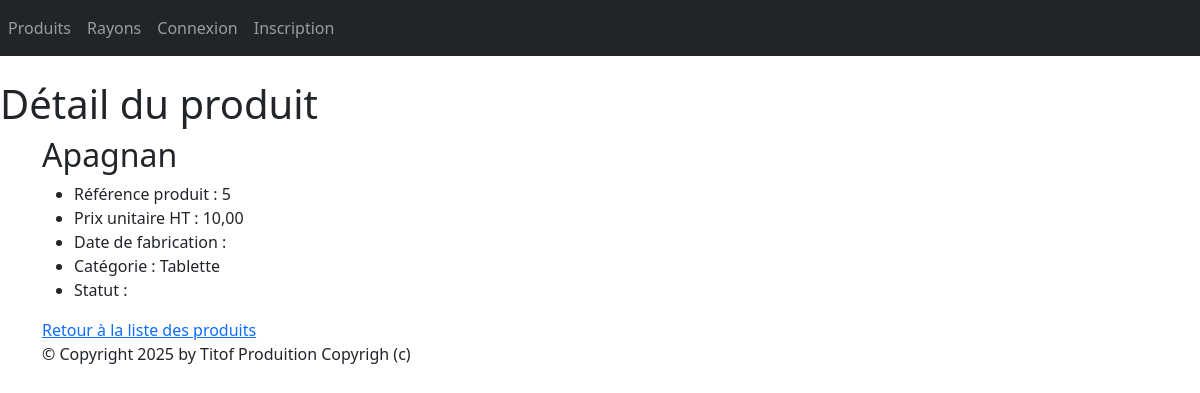
Page /monApp/produit/5/ on the committed database.
### monApp/models.py (models this page shows, shortened)
class Produit(models.Model):
	refProd = models.AutoField(primary_key=True)
	intituleProd = models.CharField(max_length=200)
	prixUnitaireProd = models.DecimalField(max_digits=10, decimal_places=2)
	dateFabrication = models.DateField(default=datetime.date(2024, 9, 4))
	categorie = models.ForeignKey(Categorie, on_delete=models.CASCADE, related_name="produits", null=True, blank=True)
	statut = models.ForeignKey(Statut, on_delete=models.CASCADE, related_name="produits", null=True, blank=True)

class Categorie(models.Model):
	idCat = models.AutoField(primary_key=True)
	nomCat = models.CharField(max_length=100)
	def __str__(self):
		return self.nomCat

### monApp/views.py (the view)
# urls.py: path("produit/<pk>/" ,views.ProduitDetailView.as_view(), name="dtl_prdt"),
class ProduitDetailView(DetailView):
    model = Produit
    template_name = "monApp/detail_produit.html"
    context_object_name = "prdt"
    def get_context_data(self, **kwargs):
        context = super(ProduitDetailView, self).get_context_data(**kwargs)
        context['titremenu'] = "Détail du produit"
        return context

### monApp/templates/monApp/detail_produit.html
{% extends 'monApp/base.html' %}
{% block menu %}
    <h1>{{ titremenu }}</h1>
{% endblock %}
{% block contenu %}
    <h2>{{ prdt.intituleProd }}</h2>
    <ul>
        <li>Référence produit : {{ prdt.refProd }}</li>
        <li>Prix unitaire HT : {{ prdt.prixUnitaireProd }}</li>
        <li>Date de fabrication : {{ prdt.dateFabProd }}</li>
        <li>Catégorie : {{ prdt.categorie }}</li>
        <li>Statut : {{ prdt.status }}</li>
    </ul>
    <a href="{% url 'lst_prdts' %}">Retour à la liste des produits</a>
{% endblock %}

### monApp/static/styles.css (style rules this page uses)
h1 { color: red }

### rows in the picture
Produit: intituleProd "Apagnan", refProd "5", prixUnitaireProd "10,00", categorie "Tablette"

### other values in the picture
{{ titremenu }} "Détail du produit"
